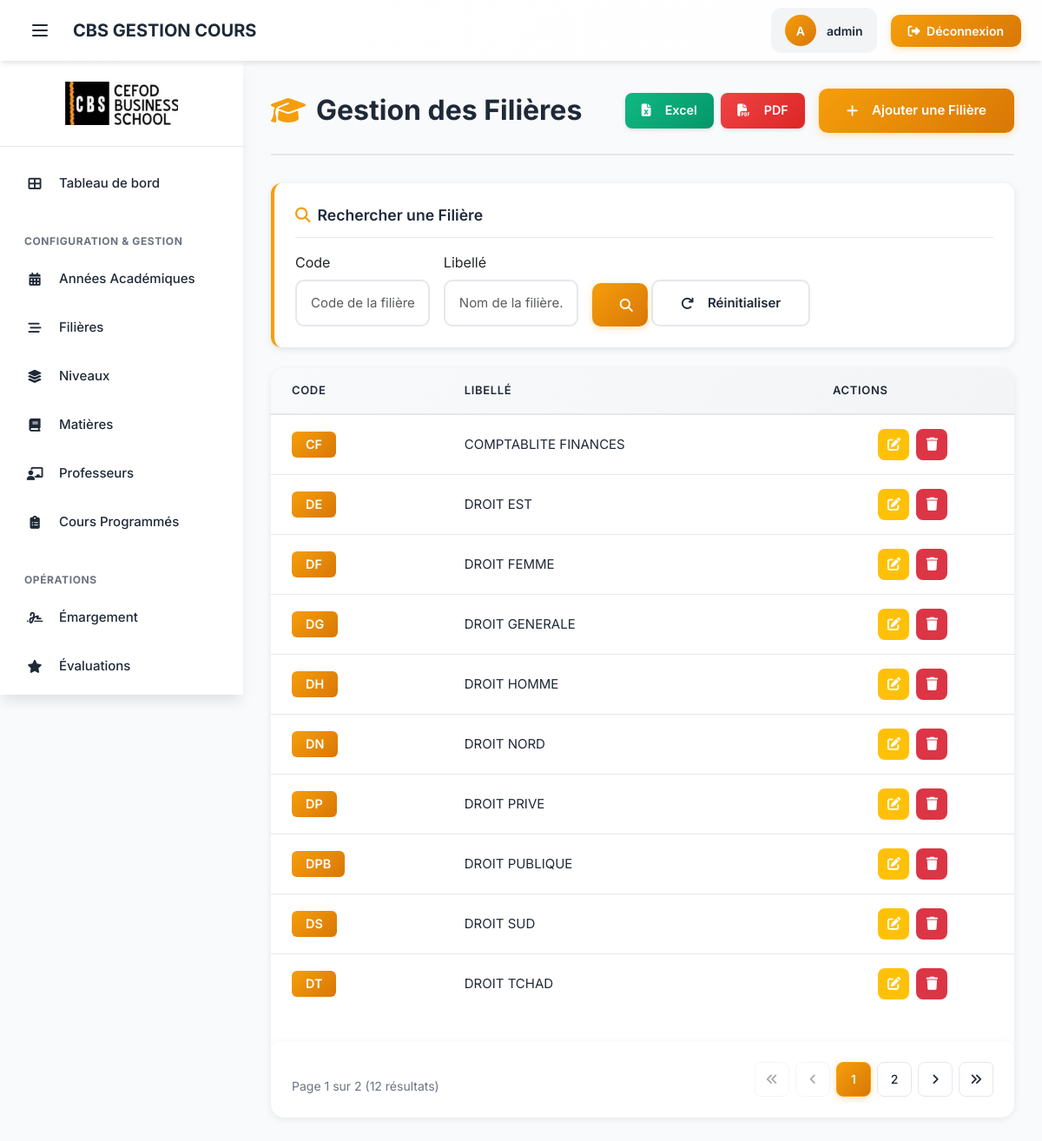
Screenshot of /filieres/ (signed in) with the database file from the repository.
### gestion_cours/models.py (models this page shows, shortened)
class Filiere(models.Model):
    code = models.CharField(max_length=10, unique=True)
    libelle = models.CharField(max_length=100)
    class Meta:
        verbose_name_plural = "Filières"

### gestion_cours/views_crud.py (the view)
# urls.py: path('filieres/', views.filiere_list_view, name='filiere_list'),
@login_required
def filiere_list_view(request):
    queryset = Filiere.objects.all().order_by('libelle')
    queryset, filiere_filter = apply_filters(request, queryset, FiliereFilter)
    if request.GET.get('export') == 'excel':
        return export_filieres_to_excel(queryset)
    elif request.GET.get('export') == 'pdf':
        return export_filieres_to_pdf(queryset)
    page_obj = paginate_queryset(request, queryset, 10)
    context = {
        'object_list': page_obj,
        'page_obj': page_obj,
        'filter': filiere_filter,
        'is_paginated': page_obj.has_other_pages(),
    }
    return render(request, 'gestion_cours/filiere_list.html', context)

### gestion_cours/views_crud.py (called while the page is built)
def apply_filters(request, queryset, filter_class):
    filterset = filter_class(request.GET, queryset=queryset)
    return filterset.qs, filterset

### gestion_cours/views_dashboard.py (called while the page is built)
def paginate_queryset(request, queryset, items_per_page=10):
    paginator = Paginator(queryset, items_per_page)
    page = request.GET.get('page', 1)
    try:
        page_obj = paginator.page(page)
    except PageNotAnInteger:
        page_obj = paginator.page(1)
    except EmptyPage:
        page_obj = paginator.page(paginator.num_pages)
    return page_obj

### gestion_cours/templates/gestion_cours/filiere_list.html (shortened to what this page needs)
{% extends 'base.html' %}
{% load static %}
{% block content %}
<div class="page-header">
    <h1 class="page-title">
        <i class="fas fa-graduation-cap"></i>
        Gestion des Filières
    </h1>
    <div class="page-actions">
        <div class="export-buttons">
            <a href="?{% for key, value in request.GET.items %}{% if key != 'export' %}{{ key }}={{ value }}&{% endif %}{% endfor %}export=excel"
               class="btn-export btn-export-excel">
                <i class="fas fa-file-excel me-2"></i>Excel
            </a>
            <a href="?{% for key, value in request.GET.items %}{% if key != 'export' %}{{ key }}={{ value }}&{% endif %}{% endfor %}export=pdf"
               class="btn-export btn-export-pdf">
                <i class="fas fa-file-pdf me-2"></i>PDF
            </a>
        </div>
        <a href="{% url 'gestion_cours:filiere_create' %}" class="btn btn-primary">
            <i class="fas fa-plus me-2"></i>Ajouter une Filière
        </a>
    </div>
</div>
<div class="filter-card">
    <div class="filter-header">
        <i class="fas fa-search"></i>
        Rechercher une Filière
    </div>
    <form method="get" class="filter-form">
        <div class="row g-3">
            <div class="col-md-5 col-12">
                <label class="form-label">Code</label>
                {{ filter.form.code }}
            </div>
            <div class="col-md-5 col-12">
                <label class="form-label">Libellé</label>
                {{ filter.form.libelle }}
            </div>
            <div class="col-md-2 col-12 d-flex align-items-end">
                <button type="submit" class="btn btn-primary w-100">
                    <i class="fas fa-search me-2"></i>Rechercher
                </button>
            </div>
        </div>
        <div class="mt-3">
            <a href="{% url 'gestion_cours:filiere_list' %}" class="btn btn-sm btn-secondary">
                <i class="fas fa-redo me-2"></i>Réinitialiser
            </a>
        </div>
    </form>
</div>
<div class="table-card">
    <div class="table-wrapper">
        {% if object_list %}
        <table class="data-table" data-sortable>
            <thead>
                <tr>
                    <th data-sortable class="col-number">Code</th>
                    <th data-sortable>Libellé</th>
                    <th class="col-actions">Actions</th>
                </tr>
            </thead>
            <tbody>
                {% for filiere in object_list %}
                <tr>
                    <td><span class="badge badge-primary">{{ filiere.code }}</span></td>
                    <td>{{ filiere.libelle }}</td>
                    <td>
                        <div class="action-buttons">
                            <a href="{% url 'gestion_cours:filiere_update' filiere.pk %}"
                               class="btn-action btn-action-edit"
                               title="Modifier">
                                <i class="fas fa-edit"></i>
                            </a>
                            <a href="{% url 'gestion_cours:filiere_delete' filiere.pk %}"
                               class="btn-action btn-action-delete"
                               title="Supprimer">
                                <i class="fas fa-trash"></i>
                            </a>
                        </div>
                    </td>
                </tr>
                {% endfor %}
            </tbody>
        </table>
        {% if is_paginated %}
        {% include 'gestion_cours/includes/pagination.html' %}
        {% endif %}
        {% endif %}
    </div>
</div>
{% endblock %}

### gestion_cours/templates/base.html (shortened to what this page needs)
{% load static %}
<!DOCTYPE html>
<html lang="fr">
<head>
    <link href="https://cdn.jsdelivr.net/npm/bootstrap@5.3.3/dist/css/bootstrap.min.css" rel="stylesheet">
        <link rel="stylesheet" href="{% static 'css/forms.css' %}">
    <link rel="stylesheet" href="{% static 'css/tables.css' %}">
    <link rel="stylesheet" href="https://cdnjs.cloudflare.com/ajax/libs/font-awesome/6.4.2/css/all.min.css">
    <link rel="stylesheet" href="{% static 'css/sidebar.css' %}">
    <link rel="stylesheet" href="{% static 'css/animations.css' %}">
    <link rel="stylesheet" href="{% static 'css/custom.css' %}">
</head>
<body>
    <div class="layout-wrapper">
        <header class="app-header">
            <div class="header-left">
                <button id="menu-toggle" class="menu-toggle" aria-label="Toggle menu">
                    <svg fill="none" stroke="currentColor" viewBox="0 0 24 24">
                        <path stroke-linecap="round" stroke-linejoin="round" stroke-width="2" d="M4 6h16M4 12h16M4 18h16"/>
                    </svg>
                </button>
                <a href="{% url 'gestion_cours:landing' %}" class="header-logo">
                    CBS GESTION COURS
                </a>
            </div>
            <div class="header-right">
                {% if user.is_authenticated %}
                    <div class="user-info">
                        <div class="user-avatar">
                            {{ user.username|first|upper }}
                        </div>
                        <span class="user-name">{{ user.username }}</span>
                    </div>
                    <form method="post" action="{% url 'logout' %}" class="d-inline">
                        <button type="submit" class="btn-logout">
                            <i class="fas fa-sign-out-alt me-1"></i>
                            Déconnexion
                        </button>
                    </form>
                {% else %}
                    <a href="{% url 'login' %}" class="btn-logout">
                        <i class="fas fa-sign-in-alt me-1"></i>
                        Connexion
                    </a>
                {% endif %}
            </div>
        </header>
        <nav class="app-sidebar">
            <div class="sidebar-logo">
                <a href="{% url 'gestion_cours:landing' %}">
                    <img src="{% static 'img/logo.jpg' %}" alt="CBS Logo">
                </a>
            </div>
            <div class="sidebar-nav">
                <div class="nav-section">
                    <div class="nav-item">
                        <a href="{% url 'gestion_cours:home' %}" class="nav-link">
                            <span class="nav-link-icon">
                                <i class="fas fa-th-large"></i>
                            </span>
                            <span class="nav-link-text">Tableau de bord</span>
                        </a>
                    </div>
                </div>
                <div class="nav-section">
                    <div class="nav-section-title">Configuration & Gestion</div>
                    <div class="nav-item">
                        <a href="{% url 'gestion_cours:anneeacademique_list' %}" class="nav-link">
                            <span class="nav-link-icon">
                                <i class="fas fa-calendar-alt"></i>
                            </span>
                            <span class="nav-link-text">Années Académiques</span>
                        </a>
                    </div>
                    <div class="nav-item">
                        <a href="{% url 'gestion_cours:filiere_list' %}" class="nav-link">
                            <span class="nav-link-icon">
                                <i class="fas fa-stream"></i>
                            </span>
                            <span class="nav-link-text">Filières</span>
                        </a>
                    </div>
                    <div class="nav-item">
                        <a href="{% url 'gestion_cours:niveau_list' %}" class="nav-link">
                            <span class="nav-link-icon">
                                <i class="fas fa-layer-group"></i>
                            </span>
                            <span class="nav-link-text">Niveaux</span>
                        </a>
                    </div>
                    <div class="nav-item">
                        <a href="{% url 'gestion_cours:matiere_list' %}" class="nav-link">
                            <span class="nav-link-icon">
                                <i class="fas fa-book"></i>
                            </span>
                            <span class="nav-link-text">Matières</span>
                        </a>
                    </div>
                    <div class="nav-item">
                        <a href="{% url 'gestion_cours:professeur_list' %}" class="nav-link">
                            <span class="nav-link-icon">
                                <i class="fas fa-chalkboard-teacher"></i>
                            </span>
                            <span class="nav-link-text">Professeurs</span>
                        </a>
                    </div>
                    <div class="nav-item">
                        <a href="{% url 'gestion_cours:matiereprogrammee_list' %}" class="nav-link">
                            <span class="nav-link-icon">
                                <i class="fas fa-clipboard-list"></i>
                            </span>
                            <span class="nav-link-text">Cours Programmés</span>
                        </a>
                    </div>
                </div>
                <div class="nav-section">
                    <div class="nav-section-title">Opérations</div>
                    <div class="nav-item">
                        <a href="{% url 'gestion_cours:emargement_selection' %}" class="nav-link">
                            <span class="nav-link-icon">
                                <i class="fas fa-signature"></i>
                            </span>
                            <span class="nav-link-text">Émargement</span>
                        </a>
                    </div>
                    <div class="nav-item">
                        <a href="{% url 'gestion_cours:evaluation_list' %}" class="nav-link">
                            <span class="nav-link-icon">
                                <i class="fas fa-star"></i>
                            </span>
                            <span class="nav-link-text">Évaluations</span>
                        </a>
                    </div>
                </div>
            </div>
        </nav>
        <main class="app-main">
            <div class="animate-fade-in-up">
                {% block content %}{% endblock content %}
            </div>
        </main>
    </div>
</body>
</html>

### gestion_cours/static/css/forms.css (style rules this page uses)
.form-control, .form-select, .form-textarea { width: 100%; padding: 0.875rem 1rem; border: 2px solid var(--border-color); border-radius: 10px; font-size: 0.9375rem; font-family: 'Inter', sans-serif; transition: all 0.2s ease; background: white; }
.btn { padding: 0.875rem 2rem; border-radius: 10px; font-weight: 600; font-size: 0.9375rem; border: none; cursor: pointer; transition: all 0.2s ease; display: inline-flex; align-items: center; gap: 0.5rem; text-decoration: none; }
.btn-primary { background: linear-gradient(135deg, var(--primary-color), var(--primary-dark)); color: white; box-shadow: 0 2px 8px rgba(245, 158, 11, 0.3); }
.btn-secondary { background: white; color: var(--text-dark); border: 2px solid var(--border-color); }

### gestion_cours/static/css/tables.css (style rules this page uses)
.page-header { display: flex; justify-content: space-between; align-items: center; margin-bottom: 2rem; padding-bottom: 1.5rem; border-bottom: 2px solid var(--border-color); }
.page-title { font-size: 2rem; font-weight: 700; color: var(--text-dark); display: flex; align-items: center; gap: 0.75rem; margin: 0; }
.page-title i { color: var(--primary-color); }
.page-actions { display: flex; gap: 0.75rem; align-items: center; }
.filter-card { background: white; border-radius: 16px; box-shadow: 0 2px 8px rgba(0, 0, 0, 0.08); padding: 1.5rem; margin-bottom: 1.5rem; border-left: 4px solid var(--primary-color); }
.filter-header { display: flex; align-items: center; gap: 0.5rem; font-size: 1.125rem; font-weight: 600; color: var(--text-dark); margin-bottom: 1rem; padding-bottom: 0.75rem; border-bottom: 1px solid var(--border-color); }
.filter-header i { color: var(--primary-color); }
.filter-form { display: grid; grid-template-columns: repeat(auto-fit, minmax(200px, 1fr)); gap: 1rem; align-items: end; }
.table-card { background: white; border-radius: 16px; box-shadow: 0 2px 8px rgba(0, 0, 0, 0.08); overflow: hidden; margin-bottom: 2rem; }
.table-wrapper { overflow-x: auto; }
.data-table { width: 100%; border-collapse: collapse; }
.data-table thead { background: linear-gradient(135deg, #F9FAFB 0%, #F3F4F6 100%); }
.data-table thead th { padding: 1rem 1.5rem; text-align: left; font-weight: 600; font-size: 0.8125rem; text-transform: uppercase; letter-spacing: 0.05em; color: var(--text-dark); border-bottom: 2px solid var(--border-color); white-space: nowrap; }
.data-table tbody tr { border-bottom: 1px solid var(--border-color); transition: all 0.2s ease; }
.data-table tbody tr:last-child { border-bottom: none; }
.data-table tbody td { padding: 1rem 1.5rem; color: var(--text-dark); font-size: 0.9375rem; }
.col-actions { text-align: center; white-space: nowrap; }
.col-number { font-weight: 600; color: var(--primary-color); }
.action-buttons { display: flex; gap: 0.5rem; justify-content: center; }
.badge { display: inline-block; padding: 0.375rem 0.875rem; border-radius: 12px; font-size: 0.8125rem; font-weight: 600; text-align: center; }
.export-buttons { display: flex; gap: 0.5rem; }
.btn-export { display: inline-flex; align-items: center; gap: 0.5rem; padding: 0.75rem 1.5rem; border-radius: 8px; font-weight: 600; font-size: 0.875rem; text-decoration: none; transition: all 0.2s ease; border: none; cursor: pointer; }
.btn-export-excel { background: #10B981; color: white; box-shadow: 0 2px 6px rgba(16, 185, 129, 0.3); }
.btn-export-pdf { background: #EF4444; color: white; box-shadow: 0 2px 6px rgba(239, 68, 68, 0.3); }

### gestion_cours/static/css/animations.css (style rules this page uses)
.animate-fade-in-up { animation: fadeInUp 0.15s ease-out forwards; }
.transition-all, .transition-fast, .btn, .action-btn, .form-control, .data-table tbody tr, .card, .table-card { transition: all 0.15s ease-in-out; }

### rows the page displays
Filiere: code "CF", libelle "COMPTABLITE FINANCES"
Filiere: code "DE", libelle "DROIT EST"
Filiere: code "DF", libelle "DROIT FEMME"
Filiere: code "DG", libelle "DROIT GENERALE"
Filiere: code "DH", libelle "DROIT HOMME"
Filiere: code "DN", libelle "DROIT NORD"
Filiere: code "DP", libelle "DROIT PRIVE"
Filiere: code "DPB", libelle "DROIT PUBLIQUE"
Filiere: code "DS", libelle "DROIT SUD"
Filiere: code "DT", libelle "DROIT TCHAD"

### other values shown
{{ user.username|first|upper }} "A"
{{ user.username }} "admin"
{{ page_obj.number }} "1"
{{ page_obj.paginator.num_pages }} "2"
{{ page_obj.paginator.count }} "12"
{{ num }} "1"
{{ num }} "2"
